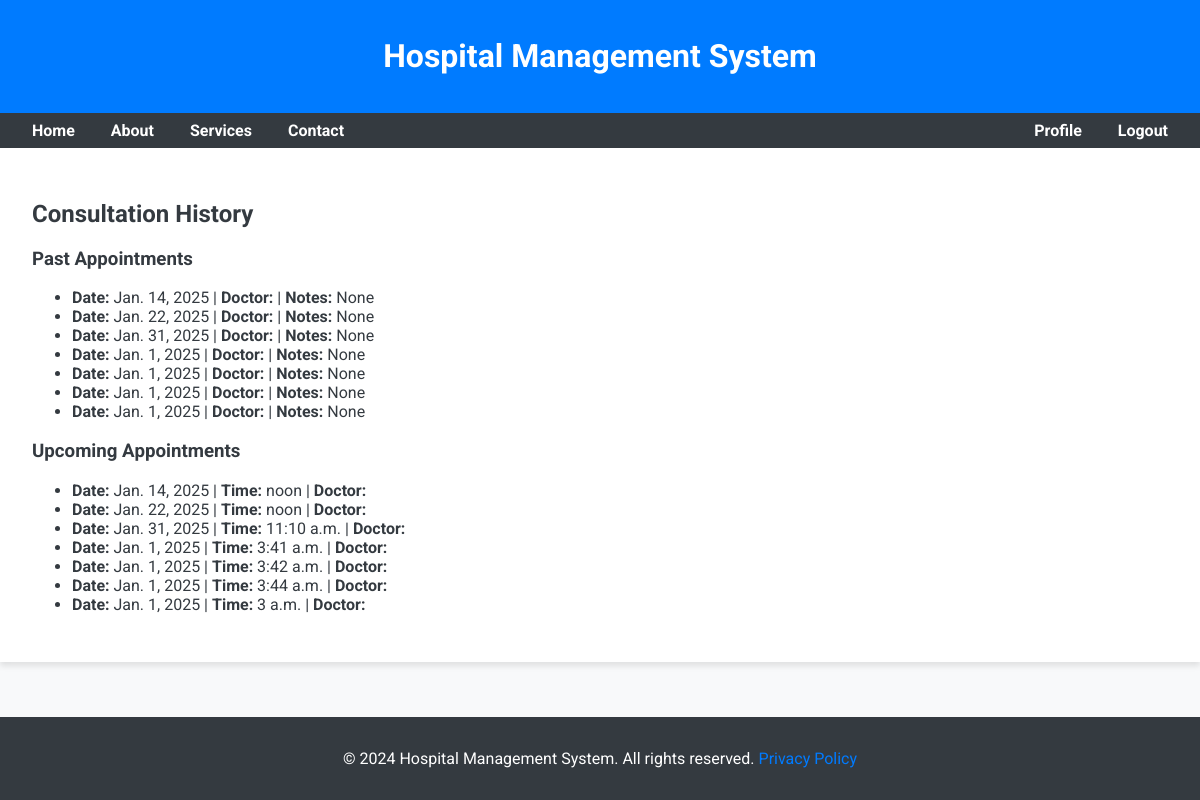
The page /appointments/history/ (signed in) on the database its author committed.
### appointments/models.py (models this page shows, shortened)
class Appointment(models.Model):
    CONSULTATION_TYPE_CHOICES = [
        ('Physical', 'Physical'),
        ('Virtual', 'Virtual'),
    ]
    STATUS_CHOICES = [
        ('Scheduled', 'Scheduled'),
        ('Cancelled', 'Cancelled'),
        ('Rescheduled', 'Rescheduled'),
    ]
    patient = models.ForeignKey(Patient, on_delete=models.CASCADE, related_name='appointment_patient')
    doctor = models.ForeignKey(Staff, on_delete=models.CASCADE, limit_choices_to={'role': 'doctor'})
    date = models.DateField()
    time = models.TimeField()
    reason = models.TextField()
    is_confirmed = models.BooleanField(default=False)
    consultation_type = models.CharField(max_length=50, choices=CONSULTATION_TYPE_CHOICES, default='Physical')
    status = models.CharField(max_length=20, choices=STATUS_CHOICES, default='Scheduled')
    reschedule_request_date = models.DateField(null=True, blank=True)
    reschedule_request_time = models.TimeField(null=True, blank=True)

### appointments/views.py (the view)
# urls.py: path('history/', consultation_history, name='consultation_history'),
@login_required
def consultation_history(request):
    past_appointments = Appointment.objects.filter(patient=request.user.Patient, date__lt=today)
    upcoming_appointments = Appointment.objects.filter(patient=request.user.Patient, date__lt=today)
    return render(request, 'appointments/consultation_history.html', {
        'past_appointments': past_appointments,
        'upcoming_appointments': upcoming_appointments,
    })

### Templates/appointments/consultation_history.html
{% extends "patients/base.html" %}
{% block content %}
<div class="container my-5">
    <h2 class="text-center text-primary mb-4">Consultation History</h2>
    <h3 class="text-secondary">Past Appointments</h3>
    {% if past_appointments.exists %}
        <ul class="list-group mb-4">
            {% for appointment in past_appointments %}
            <li class="list-group-item">
                <strong>Date:</strong> {{ appointment.date }}
                | <strong>Doctor:</strong> {{ appointment.doctor_name }}
                | <strong>Notes:</strong> {{ appointment.notes|default:"None" }}
            </li>
            {% endfor %}
        </ul>
    {% else %}
        <div class="alert alert-warning" role="alert">No past appointments available.</div>
    {% endif %}
    <h3 class="text-secondary">Upcoming Appointments</h3>
    {% if upcoming_appointments.exists %}
        <ul class="list-group">
            {% for appointment in upcoming_appointments %}
            <li class="list-group-item">
                <strong>Date:</strong> {{ appointment.date }}
                | <strong>Time:</strong> {{ appointment.time }}
                | <strong>Doctor:</strong> {{ appointment.doctor_name }}
            </li>
            {% endfor %}
        </ul>
    {% else %}
        <div class="alert alert-warning" role="alert">No upcoming appointments scheduled.</div>
    {% endif %}
</div>
{% endblock %}

### Templates/patients/base.html (style rules this page uses)
body { font-family: 'Roboto', sans-serif; margin: 0; padding: 0; background-color: #f8f9fa; color: #343a40; }

### rows shown on the page
Appointment: date "Jan. 14, 2025", notes "None", time "noon"
Appointment: date "Jan. 22, 2025", notes "None", time "noon"
Appointment: date "Jan. 31, 2025", notes "None", time "11:10 a.m."
Appointment: date "Jan. 1, 2025", notes "None", time "3:41 a.m."
Appointment: date "Jan. 1, 2025", notes "None", time "3:42 a.m."
Appointment: date "Jan. 1, 2025", notes "None", time "3:44 a.m."
Appointment: date "Jan. 1, 2025", notes "None", time "3 a.m."

### other values the page prints
{{ year|default:2024 }} "2024"
